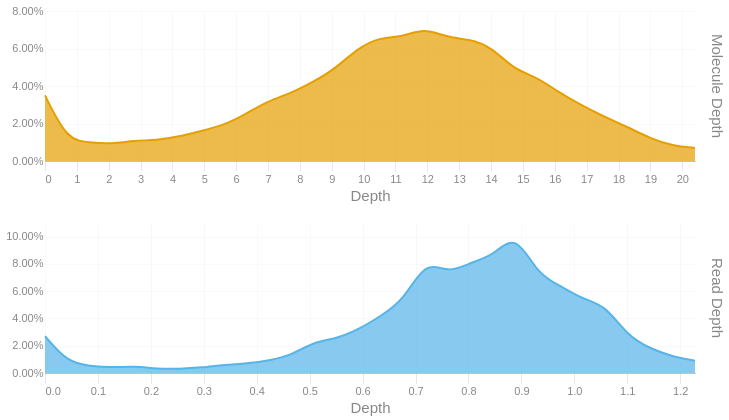

Write notebook code for a chart like this one.
### Code cell
readdep = depth_hist(tb['Read Depth'], q99, 3)
readdep = readdep.with_columns(pl.lit('Read Depth').alias('Metric'))
if not SKIPLR:
    moldep = depth_hist(tb['Molecule Depth'], mol_q99, 1)
    moldep = moldep.with_columns(pl.lit('Molecule Depth').alias('Metric'))
    _hist = pl.concat([readdep, moldep])
    _hist = _hist.filter(pl.col('Proportion') != 0)
    with SafeRender(_hist):
        (
            alt.Chart(_hist)        
            .mark_area(interpolate = "basis")
            .encode(
                x=alt.X('Bin:Q').scale(domainMin=0).axis(alt.Axis(title='Depth')),
                y = alt.Y('Proportion:Q', title = None).axis(format = '.2%'),
                color = alt.Color('Metric:N').legend(None),
                row = alt.Row("Metric:N").header(title = None, labelOrient = 'right'),
                tooltip = [
                    alt.Tooltip("Metric:N", title = "Metric"),
                    alt.Tooltip('Interval:N', title = "Depth Interval"),
                    alt.Tooltip('Proportion:Q', title = "% Alignments").format('.2%')
                ]
            )
            .resolve_scale(x='independent', y='independent')
            .properties(
                height = 150, width = 650,
                usermeta={'embedOptions': {'downloadFileName': f'{samplename}.depth.hist'}}
            )
        ).display()
else:
    readdep = readdep.filter(pl.col('Proportion') != 0)
    with SafeRender(readdep):
        (
            alt.Chart(readdep)        
            .mark_area(interpolate = "basis")
            .encode(
                x=alt.X('Bin:Q').scale(domainMin=0).axis(alt.Axis(title='Depth')),
                y = alt.Y('Proportion:Q', title = None).axis(format = '.2%'),
                tooltip = [
                    alt.Tooltip('Interval:N', title = "Depth Interval"),
                    alt.Tooltip('Proportion:Q', title = "% Alignments").format('.2%')
                ]
            )
            .properties(
                usermeta={'embedOptions': {'downloadFileName': f'{samplename}.depth.hist'}}
            )
        ).display()

### Figure 1 — Vega-Lite specification as saved in the notebook (floating-point values rounded to 4 significant figures)
{"width": 650, "height": 150, "config": {"title": {"anchor": "start", "dy": -15, "fontSize": 18, "color": "#888888", "subtitleColor": "#888888", "subtitleFontSize": 14}, "arc": {"fill": "#0072B2"}, "axis": {"domainColor": "#888888", "domainWidth": 0.5, "gridWidth": 0.2, "grid": false, "titleFontWeight": 400, "titleFontSize": 15, "labelFontSize": 11, "labelColor": "#888888", "tickColor": "#888888", "tickWidth": 0.2, "titleColor": "#888888"}, "axisBand": {"grid": false}, "axisX": {"grid": true, "tickSize": 10, "domainCap": "round"}, "axisY": {"domain": false, "grid": true, "tickSize": 0, "domainCap": "round"}, "background": "transparent", "header": {"labelFontSize": 15, "labelColor": "#888888", "titleFontSize": 15, "titleFontWeight": 600, "titleColor": "#888888"}, "legend": {"labelFont": "sans-serif", "labelFontSize": 12, "labelColor": "#888888", "symbolSize": 100, "symbolType": "circle", "titleFontSize": 12, "titlePadding": 10, "titleColor": "#888888", "title": null}, "range": {"category": ["#E69F00", "#56B4E9", "#009E73", "#F0E442", "#0072B2", "#D55E00", "#CC79A7", "#000000"], "diverging": ["#cfe8f3", "#a2d4ec", "#73bfe2", "#46abdb", "#1696d2", "#12719e"]}, "area": {"fill": "#0072B2", "fillOpacity": 0.7, "line": true, "strokeOpacity": 0.7}, "line": {"color": "#0072B2", "stroke": "#0072B2", "strokeWidth": 2}, "trail": {"color": "#0072B2", "stroke": "#0072B2", "strokeWidth": 0, "size": 1}, "point": {"filled": true, "fillOpacity": 1.0, "size": 95}, "text": {"color": "#888888", "fontSize": 11, "align": "right", "fontWeight": 400, "size": 11}, "bar": {"fill": "#0072B2", "stroke": null}, "view": {"stroke": null, "continuousWidth": 660, "continuousHeight": 400}}, "data": {"name": "data-5276bc87f137648fa8c36ad17ea616e9"}, "mark": {"type": "area", "interpolate": "basis"}, "encoding": {"color": {"field": "Metric", "legend": null, "type": "nominal"}, "row": {"field": "Metric", "header": {"title": null, "labelOrient": "right"}, "type": "nominal"}, "tooltip": [{"field": "Metric", "title": "Metric", "type": "nominal"}, {"field": "Interval", "title": "Depth Interval", "type": "nominal"}, {"field": "Proportion", "format": ".2%", "title": "% Alignments", "type": "quantitative"}], "x": {"axis": {"title": "Depth"}, "field": "Bin", "scale": {"domainMin": 0}, "type": "quantitative"}, "y": {"axis": {"format": ".2%"}, "field": "Proportion", "title": null, "type": "quantitative"}}, "resolve": {"scale": {"x": "independent", "y": "independent"}}, "usermeta": {"embedOptions": {"downloadFileName": "S3_Annis_508.depth.hist"}}, "$schema": "https://vega.github.io/schema/vega-lite/v6.1.0.json", "datasets": {"data-5276bc87f137648fa8c36ad17ea616e9": [{"Bin": 0.0, "Interval": "0.0-0.042", "Proportion": 0.027, "Metric": "Read Depth"}, {"Bin": 0.042, "Interval": "0.042-0.085", "Proportion": 0.008, "Metric": "Read Depth"}, {"Bin": 0.085, "Interval": "0.085-0.127", "Proportion": 0.005, "Metric": "Read Depth"}, {"Bin": 0.127, "Interval": "0.127-0.169", "Proportion": 0.004, "Metric": "Read Depth"}, {"Bin": 0.169, "Interval": "0.169-0.212", "Proportion": 0.005, "Metric": "Read Depth"}, {"Bin": 0.212, "Interval": "0.212-0.254", "Proportion": 0.003, "Metric": "Read Depth"}, {"Bin": 0.254, "Interval": "0.254-0.296", "Proportion": 0.003, "Metric": "Read Depth"}, {"Bin": 0.296, "Interval": "0.296-0.339", "Proportion": 0.004, "Metric": "Read Depth"}, {"Bin": 0.339, "Interval": "0.339-0.381", "Proportion": 0.006, "Metric": "Read Depth"}, {"Bin": 0.381, "Interval": "0.381-0.423", "Proportion": 0.007, "Metric": "Read Depth"}, {"Bin": 0.423, "Interval": "0.423-0.466", "Proportion": 0.009, "Metric": "Read Depth"}, {"Bin": 0.466, "Interval": "0.466-0.508", "Proportion": 0.013, "Metric": "Read Depth"}, {"Bin": 0.508, "Interval": "0.508-0.55", "Proportion": 0.023, "Metric": "Read Depth"}, {"Bin": 0.55, "Interval": "0.55-0.593", "Proportion": 0.025, "Metric": "Read Depth"}, {"Bin": 0.593, "Interval": "0.593-0.635", "Proportion": 0.032, "Metric": "Read Depth"}, {"Bin": 0.635, "Interval": "0.635-0.677", "Proportion": 0.042, "Metric": "Read Depth"}, {"Bin": 0.677, "Interval": "0.677-0.72", "Proportion": 0.053, "Metric": "Read Depth"}, {"Bin": 0.72, "Interval": "0.72-0.762", "Proportion": 0.083, "Metric": "Read Depth"}, {"Bin": 0.762, "Interval": "0.762-0.804", "Proportion": 0.073, "Metric": "Read Depth"}, {"Bin": 0.804, "Interval": "0.804-0.847", "Proportion": 0.081, "Metric": "Read Depth"}, {"Bin": 0.847, "Interval": "0.847-0.889", "Proportion": 0.086, "Metric": "Read Depth"}, {"Bin": 0.889, "Interval": "0.889-0.931", "Proportion": 0.103, "Metric": "Read Depth"}, {"Bin": 0.931, "Interval": "0.931-0.974", "Proportion": 0.072, "Metric": "Read Depth"}, {"Bin": 0.974, "Interval": "0.974-1.016", "Proportion": 0.064, "Metric": "Read Depth"}, {"Bin": 1.016, "Interval": "1.016-1.058", "Proportion": 0.054, "Metric": "Read Depth"}, {"Bin": 1.058, "Interval": "1.058-1.101", "Proportion": 0.05, "Metric": "Read Depth"}, {"Bin": 1.101, "Interval": "1.101-1.143", "Proportion": 0.027, "Metric": "Read Depth"}, {"Bin": 1.143, "Interval": "1.143-1.185", "Proportion": 0.018, "Metric": "Read Depth"}, {"Bin": 1.185, "Interval": "1.185-1.228", "Proportion": 0.012, "Metric": "Read Depth"}, {"Bin": 1.228, "Interval": "1.228-1.27", "Proportion": 0.009, "Metric": "Read Depth"}, {"Bin": 0.0, "Interval": "0.0-0.7", "Proportion": 0.035, "Metric": "Molecule Depth"}, {"Bin": 0.7, "Interval": "0.7-1.4", "Proportion": 0.011, "Metric": "Molecule Depth"}, {"Bin": 1.4, "Interval": "1.4-2.1", "Proportion": 0.01, "Metric": "Molecule Depth"}, {"Bin": 2.1, "Interval": "2.1-2.8", "Proportion": 0.009, "Metric": "Molecule Depth"}, {"Bin": 2.8, "Interval": "2.8-3.5", "Proportion": 0.011, "Metric": "Molecule Depth"}, {"Bin": 3.5, "Interval": "3.5-4.2", "Proportion": 0.011, "Metric": "Molecule Depth"}, {"Bin": 4.2, "Interval": "4.2-4.9", "Proportion": 0.013, "Metric": "Molecule Depth"}, {"Bin": 4.9, "Interval": "4.9-5.6", "Proportion": 0.016, "Metric": "Molecule Depth"}, {"Bin": 5.6, "Interval": "5.6-6.3", "Proportion": 0.019, "Metric": "Molecule Depth"}, {"Bin": 6.3, "Interval": "6.3-7.0", "Proportion": 0.025, "Metric": "Molecule Depth"}, {"Bin": 7.0, "Interval": "7.0-7.7", "Proportion": 0.032, "Metric": "Molecule Depth"}, {"Bin": 7.7, "Interval": "7.7-8.4", "Proportion": 0.036, "Metric": "Molecule Depth"}, {"Bin": 8.4, "Interval": "8.4-9.1", "Proportion": 0.042, "Metric": "Molecule Depth"}, {"Bin": 9.1, "Interval": "9.1-9.8", "Proportion": 0.049, "Metric": "Molecule Depth"}, {"Bin": 9.8, "Interval": "9.8-10.5", "Proportion": 0.06, "Metric": "Molecule Depth"}, {"Bin": 10.5, "Interval": "10.5-11.2", "Proportion": 0.066, "Metric": "Molecule Depth"}, {"Bin": 11.2, "Interval": "11.2-11.9", "Proportion": 0.066, "Metric": "Molecule Depth"}, {"Bin": 11.9, "Interval": "11.9-12.6", "Proportion": 0.071, "Metric": "Molecule Depth"}, {"Bin": 12.6, "Interval": "12.6-13.3", "Proportion": 0.066, "Metric": "Molecule Depth"}, {"Bin": 13.3, "Interval": "13.3-14.0", "Proportion": 0.065, "Metric": "Molecule Depth"}, {"Bin": 14.0, "Interval": "14.0-14.7", "Proportion": 0.061, "Metric": "Molecule Depth"}, {"Bin": 14.7, "Interval": "14.7-15.4", "Proportion": 0.049, "Metric": "Molecule Depth"}, {"Bin": 15.4, "Interval": "15.4-16.1", "Proportion": 0.045, "Metric": "Molecule Depth"}, {"Bin": 16.1, "Interval": "16.1-16.8", "Proportion": 0.037, "Metric": "Molecule Depth"}, {"Bin": 16.8, "Interval": "16.8-17.5", "Proportion": 0.03, "Metric": "Molecule Depth"}, {"Bin": 17.5, "Interval": "17.5-18.3", "Proportion": 0.024, "Metric": "Molecule Depth"}, {"Bin": 18.3, "Interval": "18.3-19.0", "Proportion": 0.018, "Metric": "Molecule Depth"}, {"Bin": 19.0, "Interval": "19.0-19.7", "Proportion": 0.012, "Metric": "Molecule Depth"}, {"Bin": 19.7, "Interval": "19.7-20.4", "Proportion": 0.008, "Metric": "Molecule Depth"}, {"Bin": 20.4, "Interval": "20.4-21.06", "Proportion": 0.007, "Metric": "Molecule Depth"}]}}
